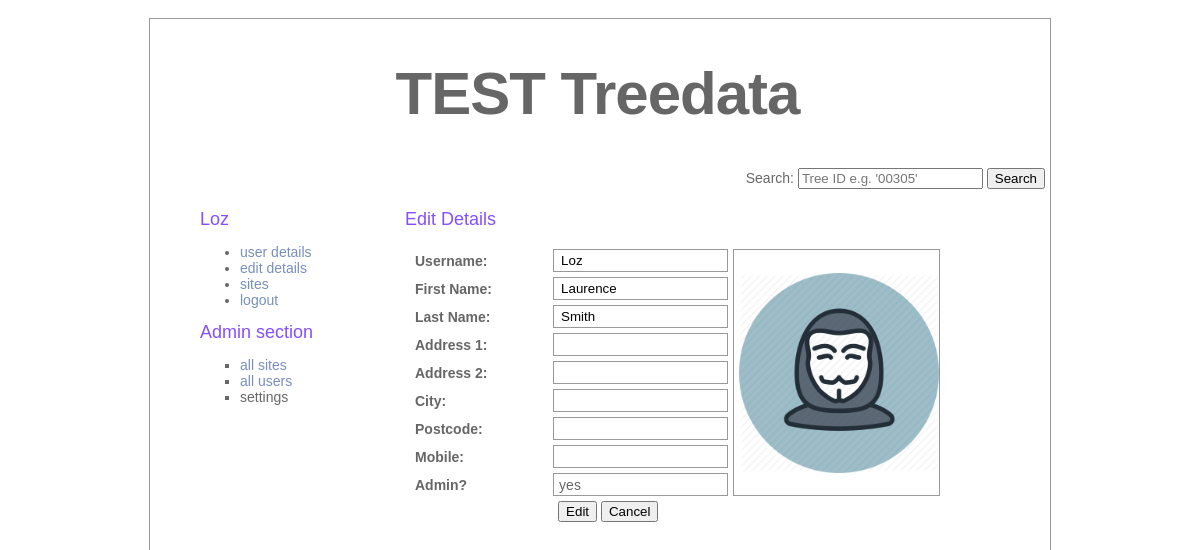
Screenshot of /pages/login/user_logged_on_edit_details.php (signed in) with the database file from the repository.
### tables this page shows
CREATE TABLE treedata_users (
    id INT NOT NULL AUTO_INCREMENT,
    username VARCHAR(100) PRIMARY KEY,
    f_name VARCHAR(100) NOT NULL,
    l_name VARCHAR(100) NOT NULL,
    address_line_1 VARCHAR(200),
    address_line_2 VARCHAR(200),
    city VARCHAR(50),
    postcode VARCHAR(8),
    mobile VARCHAR(11),
    password VARCHAR(100) NOT NULL,
    isAdmin BOOL NOT NULL,
    image VARCHAR(50),
    UNIQUE (id)
);

### pages/login/user_logged_on_edit_details.php (the view, shortened to what this page needs)
<?php
    $path = "../../";
    $subTitle = "Edit Details";
    include($path."assets/includes/site_details.php");
	include ($path."assets/includes/connection.php");
	if (!isset($_SESSION["authenticated_user"]))
	{
		$_SESSION["message"] = "please log in";
		header("Location: $site");
	}
	else
		{
		include($path."assets/includes/header.php");
		include($path."assets/includes/login.php");
	?>
			<div id="text">
            	<h2><?php echo $subTitle; ?></h2>
				<p>
				<?php
					$details_query = "	SELECT *
										FROM treedata_users
										WHERE treedata_users.username='$username'";
					$details_query_result = mysqli_query($connection, $details_query) or die ("Error in query: $details_query. ".mysqli_error());
					if (mysqli_num_rows($details_query_result) > 0)
					{
					$details_row = mysqli_fetch_array($details_query_result);
				?>
					<form class="userEdit" name="amend_delete_details" id="amend_delete_details" method="GET" action="<?php echo $path ?>pages/login/user_logged_on_edit_details_action.php">
					<table class="userEdit">
						<tr>
							<td>Username:</td>
							<td><input style="pointer-events:none;" type="text" id="" name="" value="<?php echo $username; ?>"/></td>
							<td rowspan='9'><img src="<?php echo $path; ?>assets/images/users/<?php echo $details_row["image"]; ?>" width="200" /></td>
						</tr>
						<tr>
							<td>First Name:</td>
							<td><input type="text" id="" name="txt_f_name" value="<?php echo $details_row["f_name"]; ?>"/></td>
						</tr>
						<tr>
							<td>Last Name:</td>
							<td><input type="text" id="" name="txt_l_name" value="<?php echo $details_row["l_name"]; ?>"/></td>
						</tr>
						<tr>
							<td>Address 1:</td>
							<td><input type="text" id="" name="txt_address_line_1" value="<?php echo $details_row["address_line_1"]; ?>"/></td>
						</tr>
						<tr>
							<td>Address 2:</td>
							<td><input type="text" id="" name="txt_address_line_2"  value="<?php echo  $details_row["address_line_2"]; ?>"/></td>
						</tr>
						<tr>
							<td>City:</td>
							<td><input type="text" id="" name="txt_city"  value="<?php echo  $details_row["city"]; ?>"/></td>
						</tr>
						<tr>
							<td>Postcode:</td>
							<td><input type="text" id="" name="txt_postcode"  value="<?php echo  $details_row["postcode"]; ?>"/></td>
						</tr>
						<tr>
							<td>Mobile:</td>
							<td><input type="text" id="" name="txt_mobile"  value="<?php echo  $details_row["mobile"]; ?>"/></td>
						</tr>
						<tr>
							<td>Admin?</td>
							<td>
								<?php
								if($details_row['isAdmin'] == 0)
            						{echo "no";}
            					else
            						{echo "yes";}
            					?>
            				</td>
            			</tr>
            			<tr>
            				<td></td>
            				<td>
            					<input name="edit" type="submit" value="Edit" />
            					<input name="cancel" type="submit" value="Cancel" />
            				</td>
            			</tr>
					</table>
					</form>
				<?php
					}
					else echo "No rows found";
				?>
			</p>
		</div>
	</div>
</body>
</html>
<?PHP
	}
?>

### assets/css/style.css (style rules this page uses)
#text { left: 255px; top: 180px; position: absolute; width: 600px; margin-top: 10px; }
body { color: #666; font-size: 14px; font-family: "Lucida Grande", Arial, sans-serif; font-weight: normal; margin-top: 0; margin-bottom: 0; }
p { margin-top: 5; }
h2 { color: #844fff; font-size: 18px; font-weight: normal; margin: 0px; }
table { width: 100%; margin: 0px; padding: 0px; text-align: left; }
table.userEdit { border: 0px solid #999; margin: 0px; border-spacing: 5px; padding: 0px; text-align: left; vertical-align: middle; width: 90%; }
table.userEdit td { border: 1px solid #999; padding: 0 0 0 5px; text-align: left; vertical-align: middle; background:; height: 21px; }
table.userEdit td:nth-child(1) { width: 30%; font-weight: bold; border: 0px; }
table.userEdit td:nth-child(2) { width: 40%; }
table.userEdit td:nth-child(3) { width: 30%; }
table.userEdit tr:last-child td:last-child { border: 0px; }
form.userEdit input[type=text] { border: 0px; width: 90%; }

### rows the page displays
treedata_users: image (picture), txt_f_name "Laurence", txt_l_name "Smith"

### other values shown
$title "TEST Treedata"
$username "Loz"
$subTitle "Edit Details"
